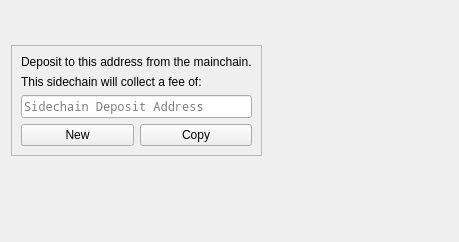
             <widget class="QWidget" name="Deposit">
              <attribute name="icon">
               <iconset resource="../bitcoin.qrc">
                <normaloff>:/icons/right</normaloff>:/icons/right</iconset>
              </attribute>
              <attribute name="title">
               <string>Deposit to Sidechain</string>
              </attribute>
              <attribute name="toolTip">
               <string>Get an address to make a deposit from the parent chain to this Sidechain</string>
              </attribute>
              <layout class="QGridLayout" name="gridLayout_18">
               <item row="0" column="0">
                <widget class="QFrame" name="frame_6">
                 <property name="sizePolicy">
                  <sizepolicy hsizetype="Preferred" vsizetype="Maximum">
                   <horstretch>0</horstretch>
                   <verstretch>0</verstretch>
                  </sizepolicy>
                 </property>
                 <property name="frameShape">
                  <enum>QFrame::StyledPanel</enum>
                 </property>
                 <property name="frameShadow">
                  <enum>QFrame::Raised</enum>
                 </property>
                 <layout class="QGridLayout" name="gridLayout_8">
                  <item row="5" column="0">
                   <widget class="QPushButton" name="pushButtonNew">
                    <property name="text">
                     <string>New</string>
                    </property>
                    <property name="icon">
                     <iconset resource="../bitcoin.qrc">
                      <normaloff>:/movies/spinner-035</normaloff>:/movies/spinner-035</iconset>
                    </property>
                   </widget>
                  </item>
                  <item row="3" column="0" colspan="2">
                   <widget class="QLineEdit" name="lineEditDepositAddress">
                    <property name="sizePolicy">
                     <sizepolicy hsizetype="Expanding" vsizetype="Fixed">
                      <horstretch>0</horstretch>
                      <verstretch>0</verstretch>
                     </sizepolicy>
                    </property>
                    <property name="font">
                     <font>
                      <family>Noto Mono</family>
                     </font>
                    </property>
                    <property name="placeholderText">
                     <string>Sidechain Deposit Address</string>
                    </property>
                   </widget>
                  </item>
                  <item row="5" column="1">
                   <widget class="QPushButton" name="pushButtonCopy">
                    <property name="sizePolicy">
                     <sizepolicy hsizetype="Minimum" vsizetype="Fixed">
                      <horstretch>0</horstretch>
                      <verstretch>0</verstretch>
                     </sizepolicy>
                    </property>
                    <property name="text">
                     <string>Copy</string>
                    </property>
                    <property name="icon">
                     <iconset resource="../bitcoin.qrc">
                      <normaloff>:/icons/editcopy</normaloff>:/icons/editcopy</iconset>
                    </property>
                   </widget>
                  </item>
                  <item row="0" column="0" colspan="2">
                   <widget class="QLabel" name="labelDepositAddress">
                    <property name="sizePolicy">
                     <sizepolicy hsizetype="Maximum" vsizetype="Preferred">
                      <horstretch>0</horstretch>
                      <verstretch>0</verstretch>
                     </sizepolicy>
                    </property>
                    <property name="text">
                     <string>Deposit to this address from the mainchain.</string>
                    </property>
                   </widget>
                  </item>
                  <item row="2" column="0" colspan="2">
                   <widget class="QLabel" name="labelFee">
                    <property name="sizePolicy">
                     <sizepolicy hsizetype="Maximum" vsizetype="Preferred">
                      <horstretch>0</horstretch>
                      <verstretch>0</verstretch>
                     </sizepolicy>
                    </property>
                    <property name="text">
                     <string>This sidechain will collect a fee of: </string>
                    </property>
                   </widget>
                  </item>
                 </layout>
                </widget>
               </item>
               <item row="0" column="1">
                <widget class="QRImageWidget" name="QRCode">
                 <property name="sizePolicy">
                  <sizepolicy hsizetype="Minimum" vsizetype="Fixed">
                   <horstretch>0</horstretch>
                   <verstretch>0</verstretch>
                  </sizepolicy>
                 </property>
                 <property name="minimumSize">
                  <size>
                   <width>180</width>
                   <height>180</height>
                  </size>
                 </property>
                 <property name="maximumSize">
                  <size>
                   <width>180</width>
                   <height>180</height>
                  </size>
                 </property>
                 <property name="toolTip">
                  <string>QR Code</string>
                 </property>
                 <property name="textFormat">
                  <enum>Qt::PlainText</enum>
                 </property>
                 <property name="alignment">
                  <set>Qt::AlignCenter</set>
                 </property>
                 <property name="wordWrap">
                  <bool>true</bool>
                 </property>
                </widget>
               </item>
               <item row="1" column="0" colspan="2">
                <spacer name="verticalSpacer_8">
                 <property name="orientation">
                  <enum>Qt::Vertical</enum>
                 </property>
                 <property name="sizeHint" stdset="0">
                  <size>
                   <width>20</width>
                   <height>40</height>
                  </size>
                 </property>
                </spacer>
               </item>
              </layout>
             </widget>
